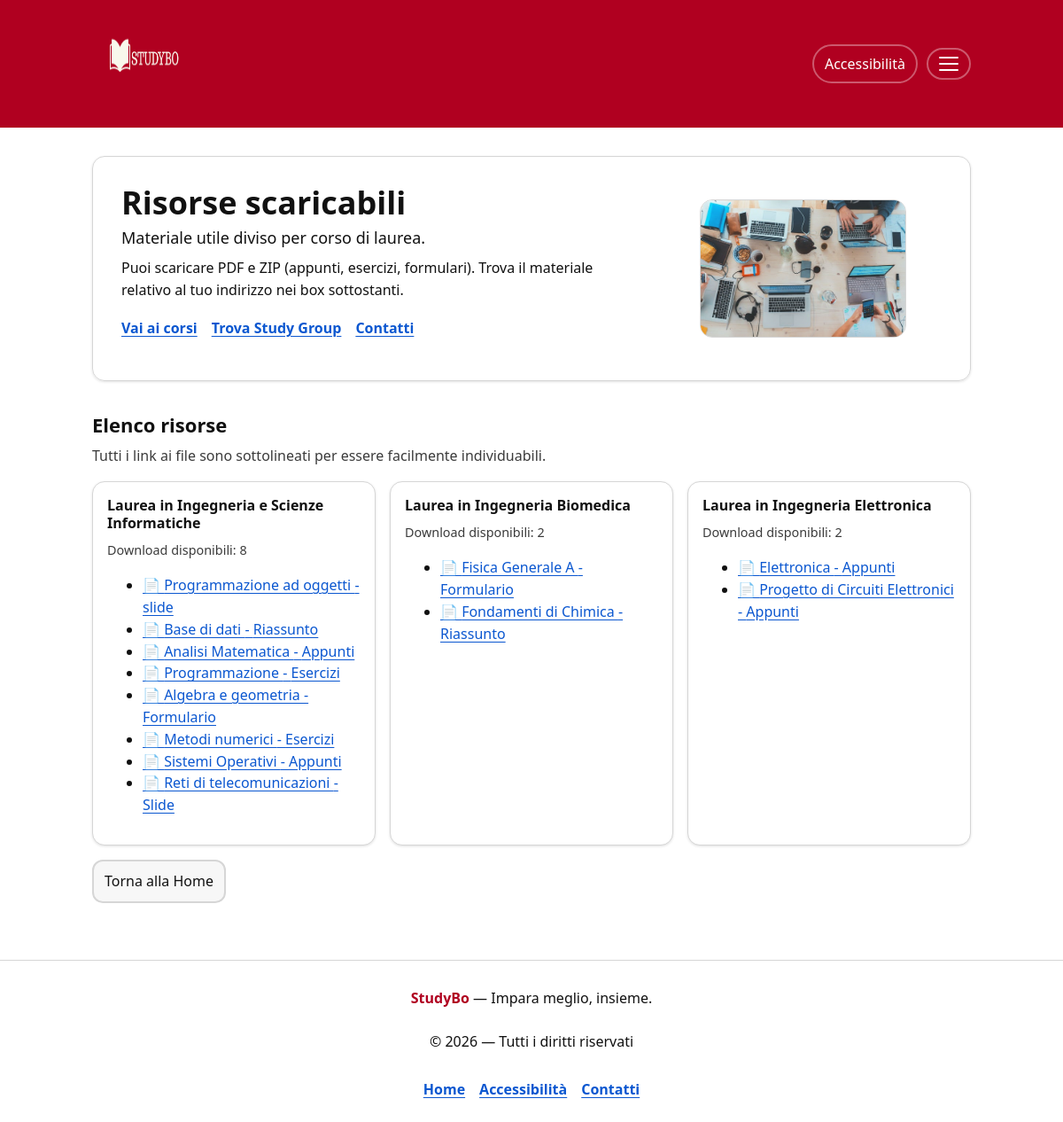
Page /risorse.php on the committed database.
### tables this page shows
CREATE TABLE `risorsa` (
  `idcdl` int(2) NOT NULL,
  `idesame` int(3) NOT NULL,
  `idstudygroup` int(3) NOT NULL,
  `nomeris` char(30) NOT NULL,
  `private` tinyint(1) NOT NULL,
  `username` char(30) NOT NULL,
  `filerisorsa` char(50) NOT NULL,
  `idrisorsa` int(3) NOT NULL,
  `notifica` tinyint(1) NOT NULL
);

CREATE TABLE `esame` (
  `idcdl` int(11) NOT NULL,
  `idesame` int(11) NOT NULL,
  `nomeesame` char(100) NOT NULL,
  `annoesame` int(11) NOT NULL,
  `imgesame` char(100) NOT NULL,
  `principale` tinyint(1) NOT NULL
);

### db/DatabaseHelper.php (called while the page is built, shortened)
<?php
class DatabaseHelper {
    private $db;
    public function __construct($servername, $username, $password, $dbname, $port){
        $this->db = new mysqli($servername, $username, $password, $dbname, $port);
    }
    public function getCdlRisorse(){
        $query = "SELECT R.idcdl, C.nomecdl FROM risorsa R, cdl C WHERE R.idcdl = C.idcdl AND R.private = 0 AND R.notifica = 0 GROUP BY R.idcdl, C.nomecdl";
        $stmt = $this->db->prepare($query);
        $stmt->execute();
        $result = $stmt->get_result();
        return $result->fetch_all(MYSQLI_ASSOC);
    }
    public function getAllRisorse(){
        $query = "SELECT * FROM risorsa R, esame E WHERE R.idcdl = E.idcdl AND R.idesame = E.idesame AND R.private = 0 AND R.notifica = 0";
        $stmt = $this->db->prepare($query);
        $stmt->execute();
        $result = $stmt->get_result();
        return $result->fetch_all(MYSQLI_ASSOC);
    }
    public function getNumRisorse(){
        $query = "SELECT R.idcdl, COUNT(*) numr FROM risorsa R, esame E WHERE R.idcdl = E.idcdl AND R.idesame = E.idesame AND R.private = 0 AND R.notifica = 0 GROUP BY R.idcdl";
        $stmt = $this->db->prepare($query);
        $stmt->execute();
        $result = $stmt->get_result();
        return $result->fetch_all(MYSQLI_ASSOC);
    }
}
?>

### risorse.php (the view, shortened to what this page needs)
<?php
require_once 'db/DatabaseHelper.php';
$db = new DatabaseHelper(DB_HOST, DB_USER, DB_PASS, DB_NAME, DB_PORT);
$cdlRisorse = $db->getCdlRisorse();
$risorse = $db->getAllRisorse();
$countR = $db->getNumRisorse();
if (!function_exists('e')) {
  function e(string $s): string {
    return htmlspecialchars($s, ENT_QUOTES, 'UTF-8');
  }
}
?>
<!DOCTYPE html>
<html lang="it">
<head>
  <link rel="stylesheet" href="style.css">
</head>
<body onload="checkNotifiche()">
  <?php include 'header.php'; ?>
  <main class="pagina" id="contenuto" role="main">
    <section class="hero" aria-labelledby="ris-title">
      <div class="hero-grid">
        <div class="hero-text">
          <h1 id="ris-title">Risorse scaricabili</h1>
          <p class="hero-subtitle">Materiale utile diviso per corso di laurea.</p>
          <p class="hero-desc">
            Puoi scaricare PDF e ZIP (appunti, esercizi, formulari). Trova il materiale relativo al tuo indirizzo nei box sottostanti.
          </p>
          <ul class="quick-links" aria-label="Azioni rapide">
            <li><a class="link-strong" href="corsi.php">Vai ai corsi</a></li>
            <li><a class="link-strong" href="studygroup-list.php">Trova Study Group</a></li>
            <li><a class="link-strong" href="contatti.php">Contatti</a></li>
          </ul>
        </div>
        <figure class="hero-media">
          <img src="img/scrivania.png" alt="" loading="lazy" decoding="async">
        </figure>
      </div>
    </section>
    <section class="sezione" aria-labelledby="elenco-risorse-title">
      <div class="section-head">
        <h2 id="elenco-risorse-title">Elenco risorse</h2>
        <p class="section-hint">Tutti i link ai file sono sottolineati per essere facilmente individuabili.</p>
      </div>
      <div class="griglia-corsi" role="list">
        <?php foreach ($cdlRisorse as $c): ?>
          <article class="card-corso" role="listitem">
            <h3 class="card-title">
              <a class="card-link" href="corso.php?idcdl=<?php echo $c["idcdl"]; ?>">
                <?php echo e($c["nomecdl"]); ?>
              </a>
            </h3>
            <p class="card-meta">Download disponibili:
              <?php foreach ($countR as $cr): ?>
                <?php if($cr["idcdl"] == $c["idcdl"]): ?>
                  <?php echo $cr["numr"]; ?>
                <?php endif; ?>
              <?php endforeach; ?>
            </p>
            <ul class="resource-list" aria-label="File disponibili per <?php echo e($c["nomecdl"]); ?>">
              <?php foreach ($risorse as $r): ?>
                <?php if($r["idcdl"] == $c["idcdl"]): ?>
                  <li class="resource-item">
                    <a href="upload/<?php echo e($r["filerisorsa"]) ?>" download class="resource-download">
                      📄 <?php echo e($r["nomeesame"]); ?> - <?php echo e($r["nomeris"]); ?>
                    </a>
                  </li>
                <?php endif; ?>
              <?php endforeach; ?>
            </ul>
          </article>
        <?php endforeach; ?>
      </div>
      <div class="footer-actions">
        <a class="btn-secondary" href="home.php">Torna alla Home</a>
      </div>
    </section>
  </main>
  <?php include 'footer.php'; ?>
</body>
</html>

### style.css (style rules this page uses)
:root { --bg: #ffffff; --text: #111111; --muted: #3b3b3b; --border: #d6d6d6; --surface: #ffffff; --surface-2: #fafafa; --light-gray: #f7f7f7; --brand-dark: #8b0018; --text-main: var(--text); --text-muted: var(--muted); --bg-white: var(--bg); --footer-bg: var(--bg); --brand: #B00020; --brand-contrast: #ffffff; --link: #0b57d0; --radius: 14px; --shadow: 0 1px 3px rgba(0,0,0,.12); --maxw: 1040px; --font: system-ui, -apple-system, Segoe UI, Roboto, Arial, sans-serif; --font-scale: 1; --space-1: 8px; --space-2: 12px; --space-3: 16px; --space-4: 24px; --space-5: 32px; }
* { box-sizing: border-box; }
html { font-size: calc(16px * var(--font-scale)); font-family: var(--font); color: var(--text); background: var(--bg); }
body { margin: 0; line-height: 1.55; }
img { max-width: 100%; height: auto; display: block; }
a { color: var(--link); text-underline-offset: 3px; }
.pagina { max-width: var(--maxw); margin: 0 auto; padding: var(--space-5) var(--space-4); }
.hero { padding: var(--space-5); border: 1px solid var(--border); border-radius: var(--radius); box-shadow: var(--shadow); }
.hero-grid { display: grid; grid-template-columns: 1.3fr .7fr; gap: var(--space-5); align-items: start; }
.hero h1 { margin: 0 0 6px 0; font-size: clamp(28px, 3vw, 40px); line-height: 1.1; }
.hero-subtitle { margin: 0 0 8px 0; font-size: 18px; }
.hero-desc { margin: 0 0 18px 0; max-width: 62ch; }
.hero-media img { border-radius: var(--radius); border: 1px solid var(--border); }
.btn-secondary { margin-top: var(--space-3); background: #f7f7f7; color: var(--text); border: 2px solid var(--border); border-radius: 12px; padding: 10px 12px; cursor: pointer; display: inline-flex; align-items: center; justify-content: center; text-decoration: none; }
.quick-links { list-style: none; padding: 0; margin: 10px 0 0; display: flex; flex-wrap: wrap; gap: 10px 16px; }
.link-strong { font-weight: 700; }
.sezione { margin-top: var(--space-5); }
.section-head h2 { margin: 0 0 6px 0; font-size: 22px; }
.section-hint { margin: 0 0 var(--space-3) 0; color: var(--muted); max-width: 70ch; }
.griglia-corsi { display: grid; grid-template-columns: repeat(3, minmax(0, 1fr)); gap: var(--space-3); }
.card-corso, .card-scadenza { border: 1px solid var(--border); border-radius: var(--radius); box-shadow: var(--shadow); background: #fff; padding: var(--space-3); overflow: hidden; }
.card-title { margin: 0 0 6px 0; font-size: 16px; line-height: 1.25; }
.card-link { color: var(--text); text-decoration: none; }
.card-meta { margin: 0 0 4px 0; color: var(--muted); }
.card-meta { margin: 10px 0; font-size: 0.9rem; color: var(--muted); }

### rows in the picture
risorsa: esame.nomeesame "Programmazione ad oggetti", nomeris "slide"
risorsa: esame.nomeesame "Base di dati", nomeris "Riassunto"
risorsa: esame.nomeesame "Analisi Matematica", nomeris "Appunti"
risorsa: esame.nomeesame "Programmazione", nomeris "Esercizi"
risorsa: esame.nomeesame "Algebra e geometria", nomeris "Formulario"
risorsa: esame.nomeesame "Metodi numerici", nomeris "Esercizi"
risorsa: esame.nomeesame "Sistemi Operativi", nomeris "Appunti"
risorsa: esame.nomeesame "Reti di telecomunicazioni", nomeris "Slide"
risorsa: esame.nomeesame "Fisica Generale A", nomeris "Formulario"
risorsa: esame.nomeesame "Fondamenti di Chimica", nomeris "Riassunto"
risorsa: esame.nomeesame "Elettronica", nomeris "Appunti"
risorsa: esame.nomeesame "Progetto di Circuiti Elettronici", nomeris "Appunti"

### other values in the picture
$c["nomecdl"] "Laurea in Ingegneria e Scienze Informatiche"
$cr["numr"] "8"
$c["nomecdl"] "Laurea in Ingegneria Biomedica"
$cr["numr"] "2"
$c["nomecdl"] "Laurea in Ingegneria Elettronica"
